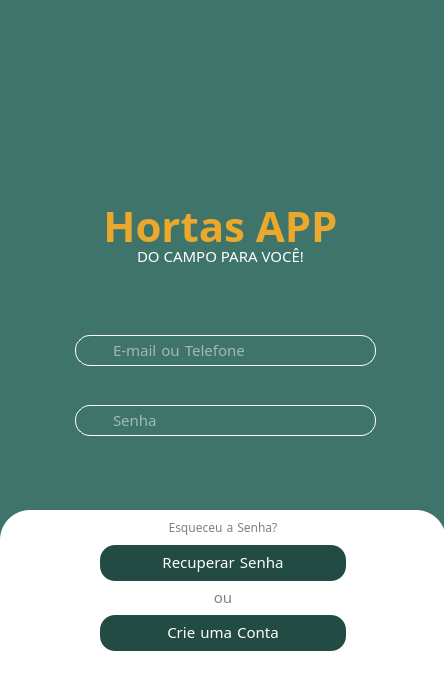
<?xml version="1.0" encoding="UTF-8"?>
<ui version="4.0">
 <class>MainWindow</class>
 <widget class="QMainWindow" name="MainWindow">
  <property name="geometry">
   <rect>
    <x>0</x>
    <y>0</y>
    <width>444</width>
    <height>698</height>
   </rect>
  </property>
  <property name="windowTitle">
   <string>LOGIN</string>
  </property>
  <property name="styleSheet">
   <string notr="true">background-color: #3e746a;</string>
  </property>
  <widget class="QWidget" name="centralwidget">
   <widget class="QLabel" name="label">
    <property name="geometry">
     <rect>
      <x>130</x>
      <y>25</y>
      <width>181</width>
      <height>181</height>
     </rect>
    </property>
    <property name="text">
     <string/>
    </property>
    <property name="pixmap">
     <pixmap>../imagens/hortifruit-1.png</pixmap>
    </property>
    <property name="scaledContents">
     <bool>true</bool>
    </property>
   </widget>
   <widget class="QLabel" name="label_2">
    <property name="geometry">
     <rect>
      <x>90</x>
      <y>205</y>
      <width>261</width>
      <height>41</height>
     </rect>
    </property>
    <property name="font">
     <font>
      <family>Noto Sans</family>
      <pointsize>-1</pointsize>
      <bold>true</bold>
     </font>
    </property>
    <property name="styleSheet">
     <string notr="true">font-size: 42px;
color: #eaa82d;</string>
    </property>
    <property name="text">
     <string>Hortas APP</string>
    </property>
    <property name="alignment">
     <set>Qt::AlignmentFlag::AlignCenter</set>
    </property>
   </widget>
   <widget class="QLabel" name="label_3">
    <property name="geometry">
     <rect>
      <x>90</x>
      <y>245</y>
      <width>261</width>
      <height>21</height>
     </rect>
    </property>
    <property name="font">
     <font>
      <family>Noto Sans</family>
      <pointsize>-1</pointsize>
      <bold>false</bold>
     </font>
    </property>
    <property name="styleSheet">
     <string notr="true">font-size: 15px;
color: white;</string>
    </property>
    <property name="text">
     <string>DO CAMPO PARA VOCÊ!</string>
    </property>
    <property name="alignment">
     <set>Qt::AlignmentFlag::AlignCenter</set>
    </property>
   </widget>
   <widget class="QLineEdit" name="lineEdit">
    <property name="geometry">
     <rect>
      <x>75</x>
      <y>335</y>
      <width>301</width>
      <height>31</height>
     </rect>
    </property>
    <property name="font">
     <font>
      <family>Noto Kufi Arabic</family>
      <pointsize>-1</pointsize>
     </font>
    </property>
    <property name="styleSheet">
     <string notr="true">color: white;
border: 1px solid white;
border-radius: 15px;
padding-left: 35px;
font-size: 15px</string>
    </property>
    <property name="placeholderText">
     <string>E-mail ou Telefone</string>
    </property>
   </widget>
   <widget class="QLineEdit" name="lineEdit_2">
    <property name="geometry">
     <rect>
      <x>75</x>
      <y>405</y>
      <width>301</width>
      <height>31</height>
     </rect>
    </property>
    <property name="font">
     <font>
      <family>Noto Kufi Arabic</family>
      <pointsize>-1</pointsize>
     </font>
    </property>
    <property name="styleSheet">
     <string notr="true">color: white;
border: 1px solid white;
border-radius: 15px;
padding-left: 35px;
font-size: 15px</string>
    </property>
    <property name="echoMode">
     <enum>QLineEdit::EchoMode::Password</enum>
    </property>
    <property name="placeholderText">
     <string>Senha</string>
    </property>
   </widget>
   <widget class="QLabel" name="label_4">
    <property name="geometry">
     <rect>
      <x>85</x>
      <y>340</y>
      <width>21</width>
      <height>21</height>
     </rect>
    </property>
    <property name="styleSheet">
     <string notr="true">background-color: transparent;</string>
    </property>
    <property name="text">
     <string/>
    </property>
    <property name="pixmap">
     <pixmap>../imagens/user_icon.png</pixmap>
    </property>
    <property name="scaledContents">
     <bool>true</bool>
    </property>
   </widget>
   <widget class="QLabel" name="label_5">
    <property name="geometry">
     <rect>
      <x>85</x>
      <y>410</y>
      <width>21</width>
      <height>21</height>
     </rect>
    </property>
    <property name="styleSheet">
     <string notr="true">background-color: transparent;</string>
    </property>
    <property name="text">
     <string/>
    </property>
    <property name="pixmap">
     <pixmap>../imagens/unlocked.png</pixmap>
    </property>
    <property name="scaledContents">
     <bool>true</bool>
    </property>
   </widget>
   <widget class="QFrame" name="frame">
    <property name="geometry">
     <rect>
      <x>0</x>
      <y>510</y>
      <width>446</width>
      <height>211</height>
     </rect>
    </property>
    <property name="styleSheet">
     <string notr="true">background-color: white;
border-top-left-radius: 30px;
border-top-right-radius: 30px;</string>
    </property>
    <property name="frameShape">
     <enum>QFrame::Shape::StyledPanel</enum>
    </property>
    <property name="frameShadow">
     <enum>QFrame::Shadow::Raised</enum>
    </property>
    <widget class="QPushButton" name="pushButton">
     <property name="geometry">
      <rect>
       <x>165</x>
       <y>10</y>
       <width>116</width>
       <height>16</height>
      </rect>
     </property>
     <property name="font">
      <font>
       <family>Noto Kufi Arabic</family>
      </font>
     </property>
     <property name="styleSheet">
      <string notr="true">color: gray;</string>
     </property>
     <property name="text">
      <string>Esqueceu a Senha?</string>
     </property>
    </widget>
    <widget class="QPushButton" name="pushPass">
     <property name="geometry">
      <rect>
       <x>100</x>
       <y>35</y>
       <width>246</width>
       <height>36</height>
      </rect>
     </property>
     <property name="font">
      <font>
       <family>Noto Kufi Arabic</family>
       <pointsize>-1</pointsize>
      </font>
     </property>
     <property name="styleSheet">
      <string notr="true">background-color: #214b43;
border-radius: 15px;
font-size: 15px;
color: white;</string>
     </property>
     <property name="text">
      <string>Recuperar Senha</string>
     </property>
    </widget>
    <widget class="QLabel" name="label_6">
     <property name="geometry">
      <rect>
       <x>195</x>
       <y>80</y>
       <width>56</width>
       <height>16</height>
      </rect>
     </property>
     <property name="font">
      <font>
       <family>Noto Kufi Arabic</family>
       <pointsize>-1</pointsize>
      </font>
     </property>
     <property name="styleSheet">
      <string notr="true">background-color: transparent;
font-size: 15px;
color: gray;</string>
     </property>
     <property name="text">
      <string>ou</string>
     </property>
     <property name="alignment">
      <set>Qt::AlignmentFlag::AlignCenter</set>
     </property>
    </widget>
    <widget class="QPushButton" name="pushNewUser">
     <property name="geometry">
      <rect>
       <x>100</x>
       <y>105</y>
       <width>246</width>
       <height>36</height>
      </rect>
     </property>
     <property name="font">
      <font>
       <family>Noto Kufi Arabic</family>
       <pointsize>-1</pointsize>
      </font>
     </property>
     <property name="styleSheet">
      <string notr="true">background-color: #214b43;
border-radius: 15px;
font-size: 15px;
color: white;</string>
     </property>
     <property name="text">
      <string>Crie uma Conta</string>
     </property>
    </widget>
   </widget>
   <widget class="QPushButton" name="icon_locked">
    <property name="geometry">
     <rect>
      <x>80</x>
      <y>408</y>
      <width>31</width>
      <height>26</height>
     </rect>
    </property>
    <property name="styleSheet">
     <string notr="true">QPushButton{
	background-color: transparent;
	border: none;
}</string>
    </property>
    <property name="text">
     <string/>
    </property>
    <property name="icon">
     <iconset>
      <normaloff>../imagens/unlocked.png</normaloff>../imagens/unlocked.png</iconset>
    </property>
    <property name="checkable">
     <bool>false</bool>
    </property>
   </widget>
  </widget>
  <widget class="QMenuBar" name="menubar">
   <property name="geometry">
    <rect>
     <x>0</x>
     <y>0</y>
     <width>444</width>
     <height>21</height>
    </rect>
   </property>
  </widget>
 </widget>
 <resources/>
 <connections/>
</ui>
